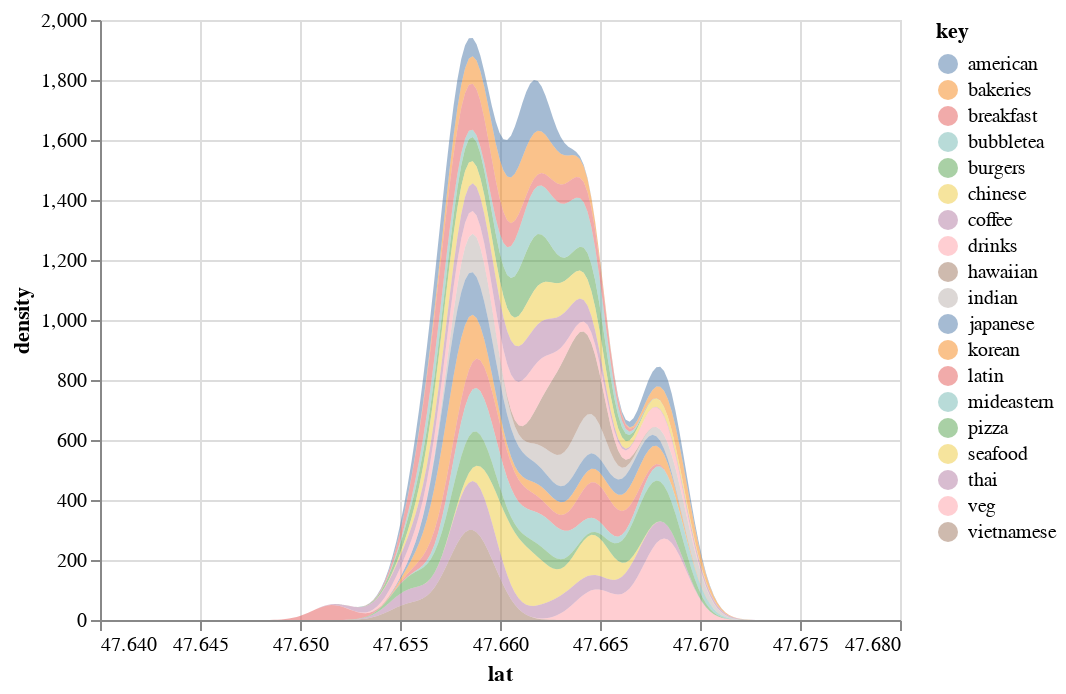

Here is the notebook cell this chart was saved with:
### Code cell
alt.Chart(df).transform_density(
    'lat',
    as_=['lat', 'density'],
    groupby=['key'],
    bandwidth=1e-3,
    extent=[df["lat"].min() - 1e-2, df["lat"].max() + 1e-2],
).mark_area().encode(
    x="lat:Q",
    y=alt.Y('density:Q'),
    color='key:N',
    opacity=alt.value(.5),
).properties(
    width=400,
    height=300,
)

### Figure 1 — Vega-Lite specification as saved in the notebook (floating-point values rounded to 4 significant figures; data arrays with more than 128 entries replaced by an {"elided": "..."} marker saying what was removed)
{"config": {"view": {"continuousWidth": 300, "continuousHeight": 300}}, "data": {"name": "data-a5ae1cd0e3fc4bfe0e65ad7fe7c3fe10"}, "mark": {"type": "area"}, "encoding": {"color": {"field": "key", "type": "nominal"}, "opacity": {"value": 0.5}, "x": {"field": "lat", "type": "quantitative"}, "y": {"field": "density", "type": "quantitative"}}, "height": 300, "transform": [{"density": "lat", "bandwidth": 0.001, "extent": [47.64, 47.68], "groupby": ["key"], "as": ["lat", "density"]}], "width": 400, "$schema": "https://vega.github.io/schema/vega-lite/v5.20.1.json", "datasets": {"data-a5ae1cd0e3fc4bfe0e65ad7fe7c3fe10": {"elided": "182 records"}}}
